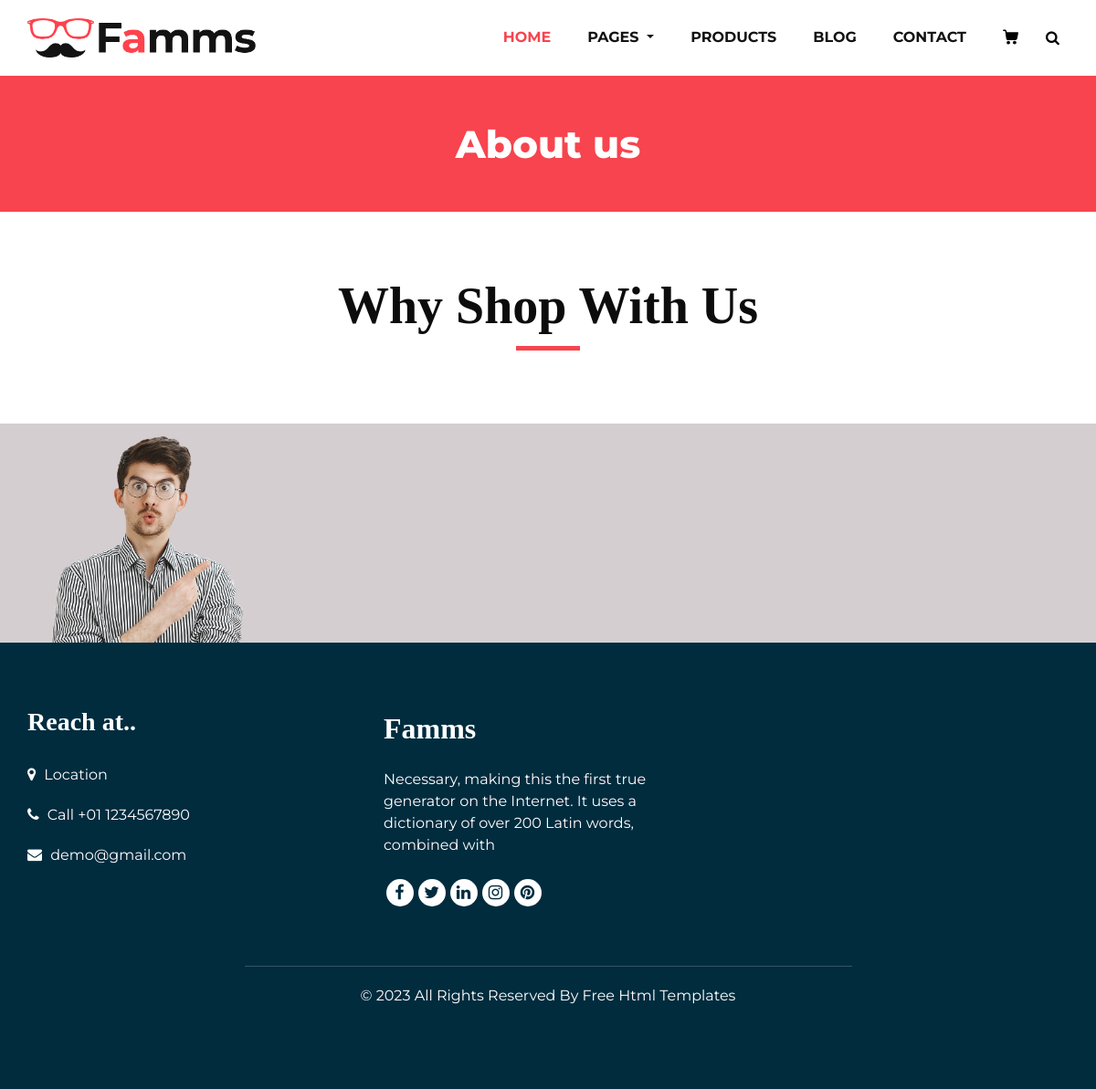
Before: /about with the older database file.
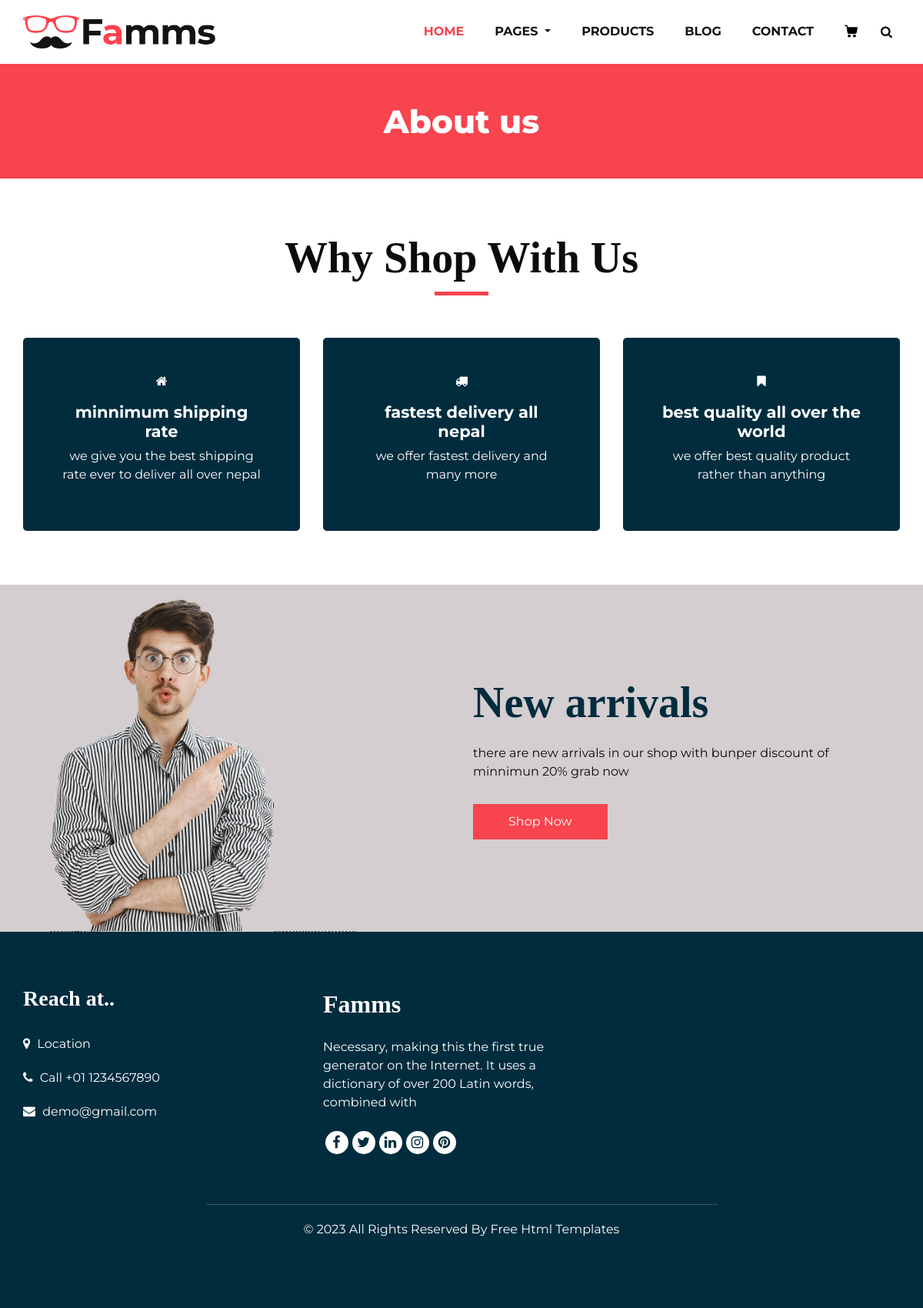
After: the same page with the newer database file.
### home/models.py (models this page shows, shortened)
class Service(models.Model):
    title= models.CharField(max_length=300)
    logo = models.CharField(max_length=300)
    description = models.TextField()

class Ad(models.Model):
    title = models.CharField(max_length=200)
    image = models.ImageField(upload_to='media')
    description = models.TextField(blank=True)
    url = models.URLField(max_length=500, blank=True)

### home/views.py (the view)
# urls.py: path('about', about, name='about'),
def about(request):
    views = {}
    views['services'] = Service.objects.all()
    views['ads'] = Ad.objects.all()
    return render(request,'about.html',views)

### templates/about.html
{% extends 'base.html' %}
{% block content %}
{% load static %}
      <section class="inner_page_head">
         <div class="container_fuild">
            <div class="row">
               <div class="col-md-12">
                  <div class="full">
                     <h3>About us</h3>
                  </div>
               </div>
            </div>
         </div>
      </section>
      <section class="why_section layout_padding">
         <div class="container">
            <div class="heading_container heading_center">
               <h2>
                  Why Shop With Us
               </h2>
            </div>
             <div class="row">
               {%for service in services %}
               <div class="col-md-4">
                  <div class="box ">
                     <div class="img-box">
                       <i class="fa {{service.logo }}" aria-hidden="true"></i>
                     </div>
                     <div class="detail-box">
                        <h5>
                           {{service.title}}
                        </h5>
                        <p>
                           {{service.description}}
                        </p>
                     </div>
                  </div>
               </div>
               {% endfor %}
            </div>
         </div>
      </section>
      <section class="arrival_section">
         <div class="container">
            <div class="box">
               <div class="arrival_bg_box">
                  <img src="{% static 'images/arrival-bg.png' %}" alt="">
               </div>
               <div class="row">
                  {% for ad in ads%}
                  <div class="col-md-6 ml-auto">
                     <div class="heading_container remove_line_bt">
                        <h2>
                           {{ad.title}}
                        </h2>
                     </div>
                     <p style="margin-top: 20px;margin-bottom: 30px;">
                        {{ad.description}}                     </p>
                     <a href="/product" class="btn1">
                     Shop Now
                     </a>
                  </div>
                  {% endfor %}
               </div>
            </div>
         </div>
      </section>
{% endblock %}

Changed rows visible on the page:
added Service: title "minnimum shipping rate", description "we give you the best shipping rate ever to deliver all over nepal"
added Service: title "fastest delivery all nepal", description "we offer fastest delivery and many more"
added Service: title "best quality all over the world", description "we offer best quality product rather than anything"
added Ad: title "New arrivals", description "there are new arrivals in our shop with bunper discount of minnimun 20% grab now"
